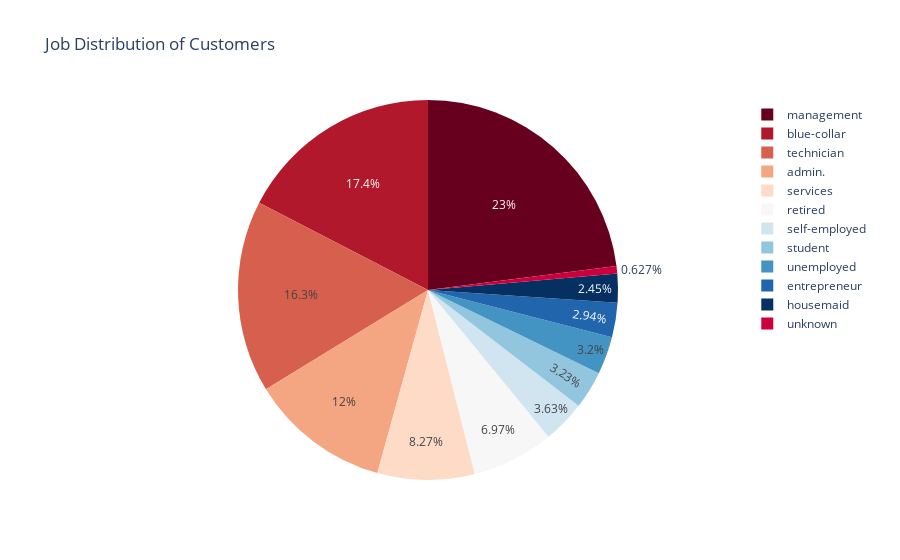

The notebook cell saved with this chart:
### Markdown cell above
##### Preview of Job Variable

### Code cell
fig = px.pie(data, values=data["job"].value_counts().values, names= data["job"].value_counts().index, 
             color_discrete_sequence=px.colors.sequential.RdBu,title="Job Distribution of Customers")
fig.show()

### Figure 1 — Plotly figure (JSON) as saved in the notebook; plotly's stock layout.template omitted (floating-point values rounded to 4 significant figures)
{"data": [{"domain": {"x": [0, 1], "y": [0, 1]}, "hovertemplate": "label=%{label}<br>value=%{value}<extra></extra>", "labels": ["management", "blue-collar", "technician", "admin.", "services", "retired", "self-employed", "student", "unemployed", "entrepreneur", "housemaid", "unknown"], "legendgroup": "", "name": "", "showlegend": true, "type": "pie", "values": [2566, 1944, 1823, 1334, 923, 778, 405, 360, 357, 328, 274, 70]}], "layout": {"legend": {"tracegroupgap": 0}, "piecolorway": ["rgb(103,0,31)", "rgb(178,24,43)", "rgb(214,96,77)", "rgb(244,165,130)", "rgb(253,219,199)", "rgb(247,247,247)", "rgb(209,229,240)", "rgb(146,197,222)", "rgb(67,147,195)", "rgb(33,102,172)", "rgb(5,48,97)"], "title": {"text": "Job Distribution of Customers"}}}
